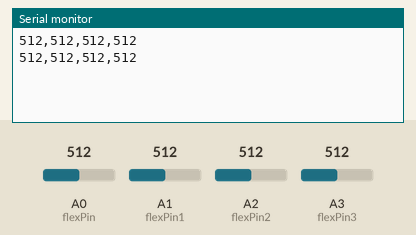
Bench run of a sketch on a simulated Arduino Uno, built with avr-gcc and run on an emulated ATmega328P. On the bench: the last lines printed to the serial monitor. Inputs (shaded band) come from the test bench; at power-on: A0 (flexPin) = 512, A1 (flexPin1) = 512, A2 (flexPin2) = 512, A3 (flexPin3) = 512.

Above: at 1.8 s.
1.9 s: A0 (flexPin) set to 716
At 2.6 s:
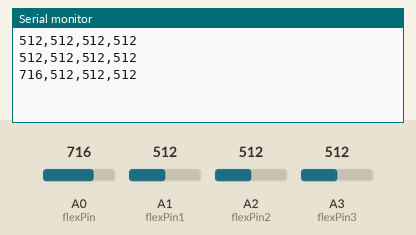
3.4 s: A1 (flexPin1) set to 716
At 4.7 s:
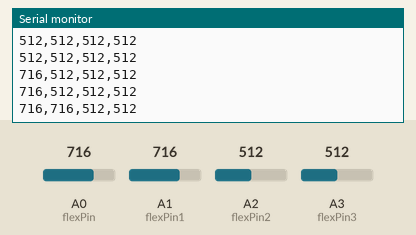
4.9 s: A2 (flexPin2) set to 716
At 5.8 s:
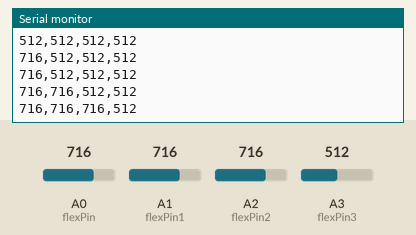
6.4 s: A3 (flexPin3) set to 716
At 7.7 s:
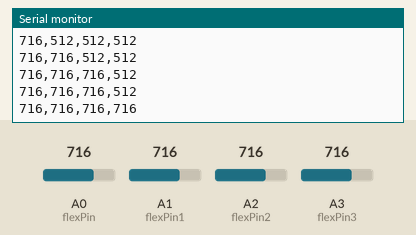
7.9 s: A0 (flexPin) set to 992
At 8.6 s:
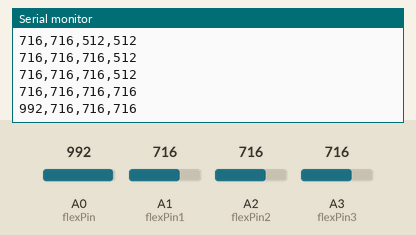
9.4 s: A1 (flexPin1) set to 992
At 10.8 s:
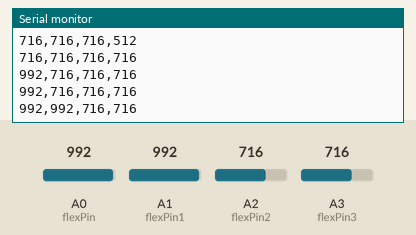
Timing chart, 0 to 11.9 s (numbered marks = the images above; inputs shaded):
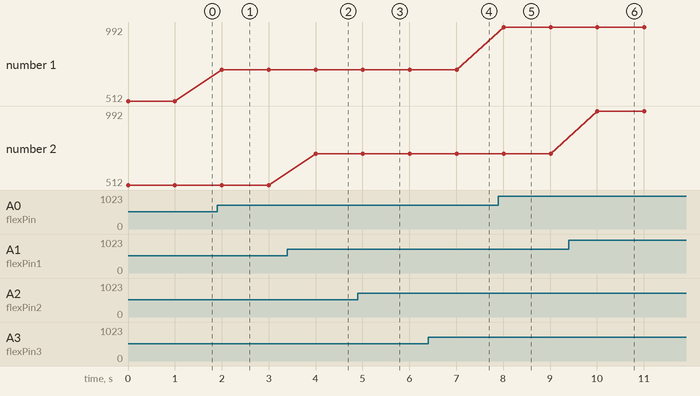

The sketch:

flex_final.ino
```cpp
const int flexPin = A0; //pin A0 to read analog input
const int flexPin1 = A1;
const int flexPin2 = A2;
const int flexPin3 = A3;
//Variables:
int value;
int value1;
int value2;
int value3;//save analog value
int v1;
int v;
int v2;
int v3;


void setup() {
  // put your setup code here, to run once:
  Serial.begin(9600);
}

void loop() {
  // put your main code here, to run repeatedly:
  value = analogRead(flexPin);
  value1 = analogRead(flexPin1);
  value2 = analogRead(flexPin2);
  value3 = analogRead(flexPin3);

//  Serial.print(0);
//  Serial.print(" ");
//  Serial.print(500);
//  Serial.print(" ");
//  Serial.print(value);
//  Serial.print(" ");
//  Serial.print(value1);
//  Serial.print(" ");
//  Serial.print(value2);
//  Serial.print(" ");
//  Serial.println(value3);
  Serial.print(value);
  Serial.print(","); Serial.print(value1);
  Serial.print(","); Serial.print(value2);
  Serial.print(","); Serial.println(value3);
  delay(1000);
}
```

Measured:
- after the input at 1.9 s, the serial monitor: prints a new line after 0.10 s (image 1)
- after the input at 3.4 s, the serial monitor: prints a new line after 0.61 s (image 2)
- after the input at 4.9 s, the serial monitor: prints a new line after 0.11 s (image 3)
- after the input at 6.4 s, the serial monitor: prints a new line after 0.61 s (image 4)
- after the input at 7.9 s, the serial monitor: prints a new line after 0.11 s (image 5)
- after the input at 9.4 s, the serial monitor: prints a new line after 0.61 s (image 6)
- plotted number 1: 512 → 716 after the input at 1.9 s, 716 → 992 after the input at 7.9 s
